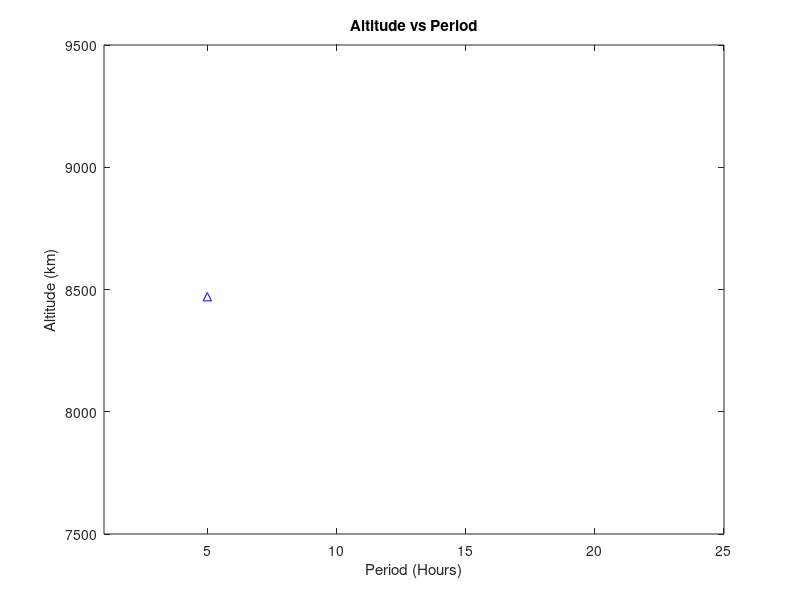
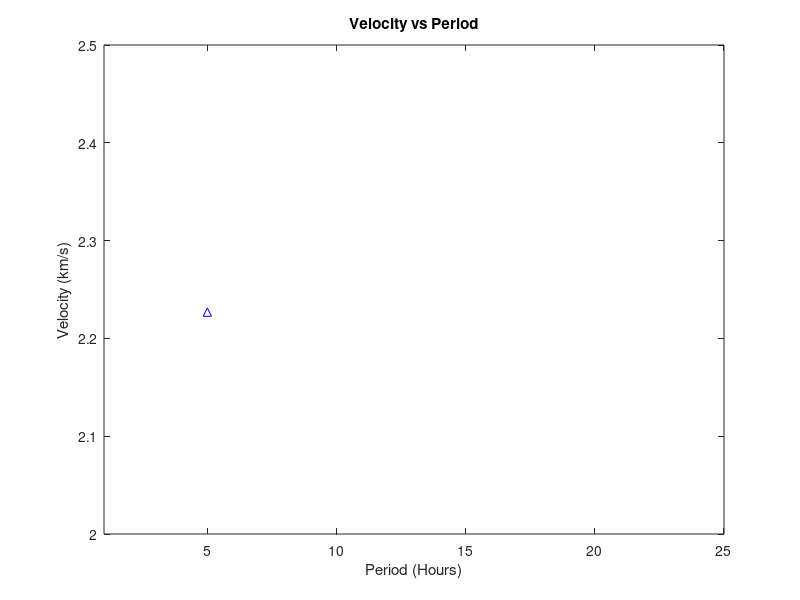
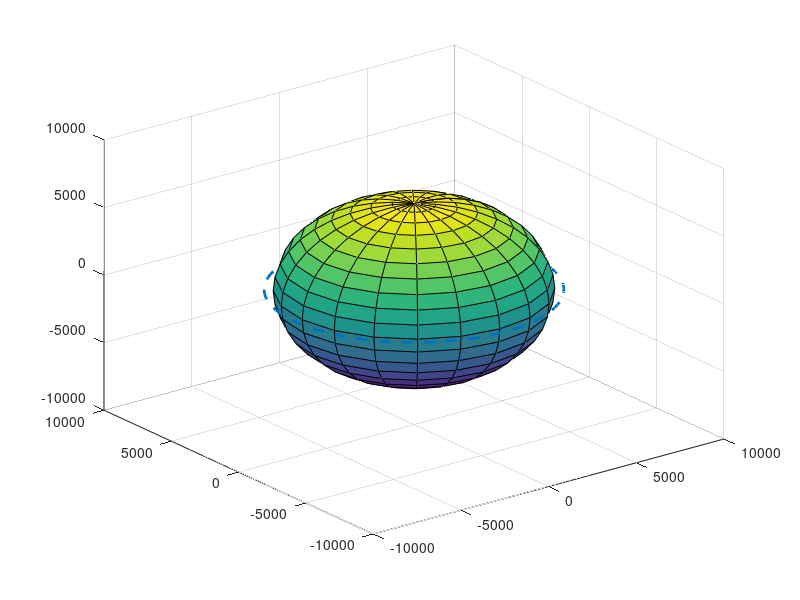

MATLAB code for these plots, in order: (Note: this script raises an error after producing the figures.)
% This program calculates satellite altitude from a given period in kms,
% along with its velocity at any given point in its orbit, and plots the
% graphs of orbital altitude and velocity
fprintf('\n')

% Set constants to variables for calculation
gravity_constant=6.67*10^-11; %N m^2/kg^2
radius_earth = 6.371*10^6; %m
mass_earth = 5.972*10^24; %kg

%Display the equation which shows that the satellite height is a function of
%the satellite's period
disp("The height of the satalite from the ground is a function of time as follows:")
disp("h=(GMT^2/4pi)^1/3-R")
disp("where G is the gravatational constant, M is the earth's mass, and R is the earth's radius")
fprintf('\n')

%ask the user for the period to retrieve the height
time = input("Input a period(s) in hours in the form [x,y,z] where x,y,and z are periods:  ");
fprintf("You inputted %d hours \n", time)
fprintf('\n')


%convert the time that was inputted to an orbital altitude and velocity
height = (((gravity_constant*mass_earth).*(time.*3600).^2)./(4*pi^2)).^(1/3) - radius_earth;
velocity = 2*pi.*(radius_earth + height)./(time.*3600);
    
height = height ./ 1000;
height = round(height);
velocity = round(velocity);
    
%create a matrix that takes all the values to be used in a for loop in
%checking errors and reporting values back to user
ans_matrix = [height; velocity; time];
    
    
%create counter and for loop to go through all the period values to
%report thier associated height and speed or report errors
counter = 1;
   for counter = 1:length(time)
       %time value is below 0 for the matrix element then report an error
        if ans_matrix(3,counter) <= 0
            fprintf ("ERROR: The period %d hours is an invalid time.", ans_matrix(3,counter))
        
        %height value is below 0 for the matrix element then report an error
        elseif ans_matrix(1, counter) <= 0
            fprintf ("ERROR: For the period %d hours, this results in a negative altitude, meaning the satellite would need to be below the earth's surface.", ans_matrix(3,counter))
            

        else 
            fprintf ("The altitude of this satalite from earth's surface is %d km and its velocity is %d m/s for the period of %d hours.", ans_matrix(:,counter))
            
        end
       
        fprintf('\n')
   end
    
% without the error extension I would not have used a for loop to display
% the information and instead would have ran the following code:
% fprintf ("The altitude of this satalite from earth's surface is %d km and its velocity is %d m/s for the period of %d seconds.", ans_matrix)


time = time(time>1.4166) %takes only the time values that are above 1.416hrs which is the minimum period for the altitude to be positive
height = ((((gravity_constant*mass_earth).*(time.*3600).^2)./(4*pi^2)).^(1/3) - radius_earth)./1000; %restates the altitude and velocity equations so each array length is equal
velocity = (2*pi.*(radius_earth + height)./(time.*3600))./1000;

range_min = min(time)/5 %sets the period plot limits to 1/5x the min and 5x the max period
range_max = max(time)*5

figure(1) % altitude and period chart
plot(time,height,'b^') %plots the period in the x-axis and altitude in y-axis, with points beign blue triangles
xlim([range_min, range_max]) %sets the xlimits to the range_min and range_max specified in lines 69-70
title('Altitude vs Period') %adds titles and x/y labels
xlabel('Period (Hours)')
ylabel('Altitude (km)')

figure(2) % velocity and period chart
plot(time,velocity,'b^') %plots the period in the x-axis and velocity in y-axis, with points beign blue triangles
xlim([range_min range_max]) %sets the xlimits to the range_min and range_max specified in lines 69-70
title('Velocity vs Period') %adds titles and x/y labels
xlabel('Period (Hours)')
ylabel('Velocity (km/s)')

figure(3) %earth, the ISS and accompanying satellites
[x,y,z] = sphere(); %first graph a sphere to represent the earth, label it set its radius to the earth's radius
r = (radius_earth)/1000;
surf(r*x,r*y,r*z, 'DisplayName',"EARTH")%credit from matlab link http://www.mathworks.com.au/help/techdoc/ref/sphere.html
hold on %for ISS 2d plot
r2 = (radius_earth)/1000+408; %set the radius of the circle to be 408km (altitude of ISS) plus the radius of the earth
th = 0:pi/50:2*pi; %sets a series of points around a circle from 0 to pi in an array
xunit = r2 * cos(th); %sets the x and y equations around the circle
yunit = r2 * sin(th);
zunit = zeros(size(th)); %sets the zunit to be an array the same size as x and y but 0 
plot3(xunit, yunit, zunit,'--', 'DisplayName',"ISS", 'LineWidth', 2)
for counter2 = 1:length(time)
    hold on
    r3 = (radius_earth)/1000+height(counter2); %sets the radius of the satellite circle to the height plus the earth's radius
    th = 0:pi/50:2*pi; %sets a series of points around a circle from 0 to pi in an array
    xunit = r3 * cos(th)%sets the x and y equations around the circle
    yunit = r3 * sin(th)
    zunit = zeros(size(th)); %sets the zunit to be an array the same size as x and y but 0 
    plot3(xunit, yunit, zunit, 'DisplayName',strcat(string(time(counter2))," hours period"))
end
hold off
axis equal %sets all axies equal for realistic model
title('Satellite Orbit Diagram') %adds titles and x/y labels
xlabel('Kilometers')
ylabel('Kilometers')
zlabel('Kilometers')
legend show %credit on how to incorporate legend from for loop from https://www.mathworks.com/matlabcentral/answers/29799-how-do-i-create-a-legend-and-include-loop-variable-values-in-the-labels



% For test case I ran:
% - negative periods, which resulted in the proper error message and no
% values on the figures
% - low periods resulting in negative heights, resulting in proper error
% message and no values on the figures
% - 5561 seconds as the period (ISS) resulting in 412km of altitude and a velocity of 7663m/s, 
% while the ISS is 408km in altitude from the earths surface and travels at 7660m/s

% therefor code works in accuratly calculating satellite altitude from a given period in kms,
% along with its velocity at any given point in its orbit


fprintf('\n')
